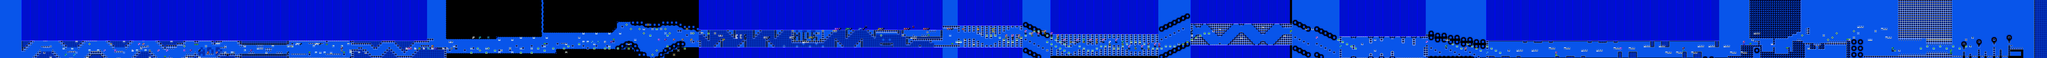

A level layout from a 2D game, rendered from its tile map. Below: a short description, then the map file with tile-grid data replaced by summaries:
An orthogonal 949x27 tile map with 16x16 px tiles, 2 tile layers (SP, ...), 2 tilesets.

<map version="1.10" tiledversion="1.10.2" orientation="orthogonal" renderorder="right-down" width="949" height="27" tilewidth="16" tileheight="16" infinite="0" nextlayerid="3" nextobjectid="1">
 <editorsettings>
  <export target="../LEVELS/LEVEL DATA/nightmare.csv" format="csv" />
 </editorsettings>
 <tileset firstgid="1" name="famidash" tilewidth="16" tileheight="16" tilecount="256" columns="16">
  <image source="../GRAPHICS/famidash.bmp" width="256" height="256" />
 </tileset>
 <tileset firstgid="257" name="sprites" tilewidth="16" tileheight="16" tilecount="256" columns="16">
  <image source="../GRAPHICS/sprites.png" width="256" height="256" />
 </tileset>
 <layer id="1" width="949" height="27">
  <data>[25623 cells, 25623 non-empty, 80 distinct tile ids]</data>
 </layer>
 <layer id="2" name="SP" width="949" height="27" opacity="0.75" offsetx="160" offsety="0">
  <data>[25623 cells, 499 non-empty, 82 distinct tile ids]</data>
 </layer>
</map>
